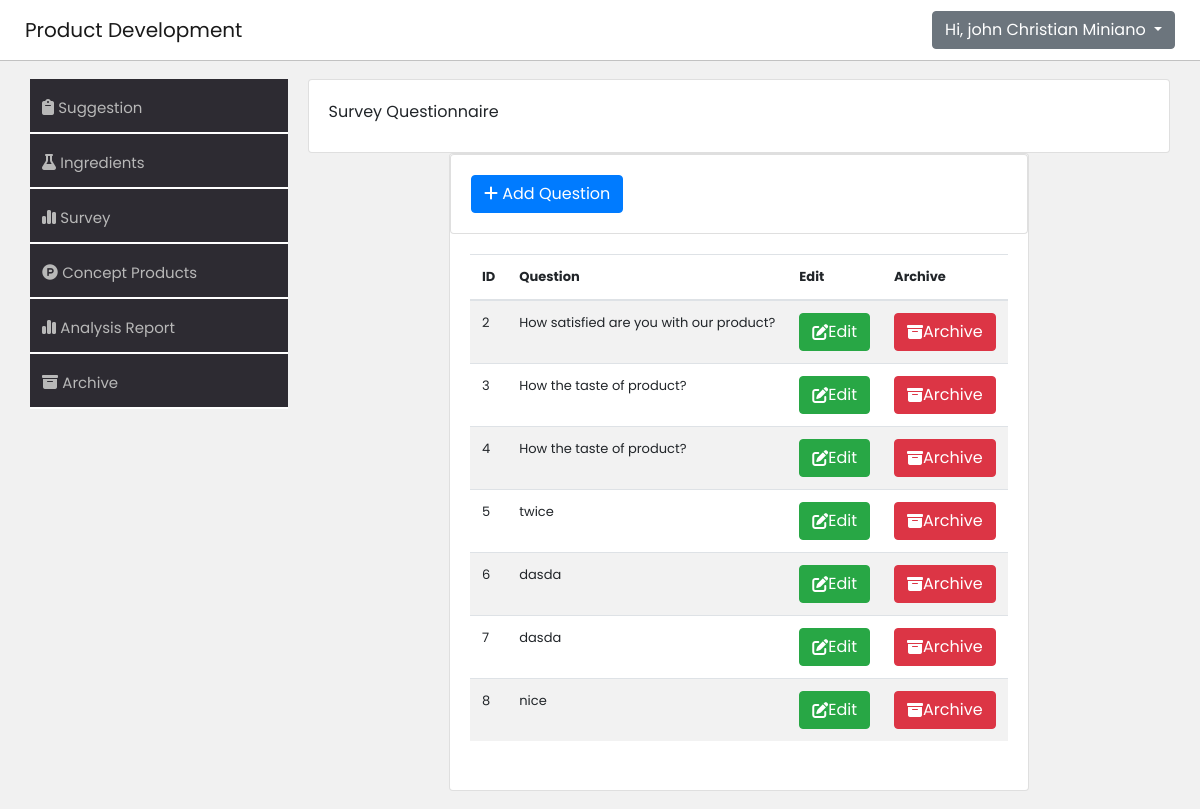
The page /product-development-system/webpage/survey.php (signed in) on the database as committed earlier.
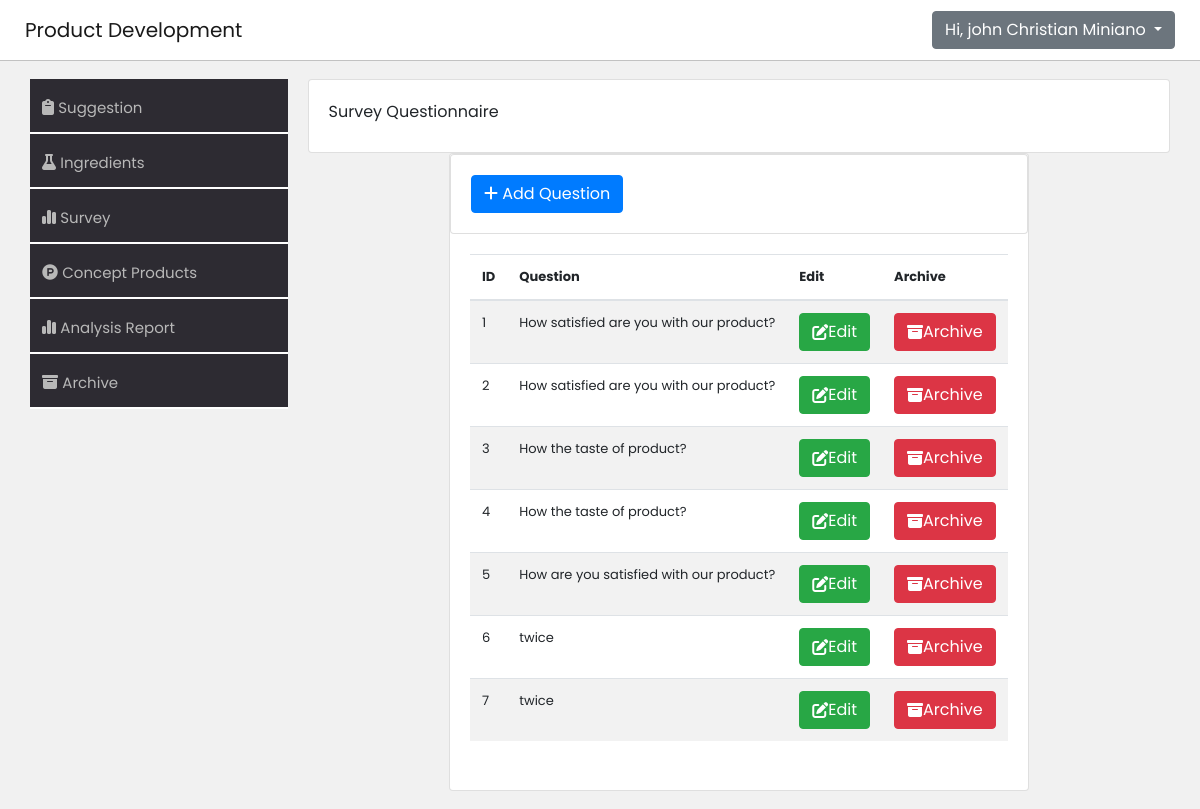
The same page on the database as committed later.
### tables this page shows
CREATE TABLE `tbl_question` (
  `id` int(11) NOT NULL,
  `question` varchar(255) DEFAULT NULL,
  `archive` varchar(255) DEFAULT NULL
);

### product-development-system/webpage/survey.php (the view, shortened to what the changed rows need)
<!DOCTYPE html>
<html lang="en">
<head>
    <link rel="stylesheet" href="https://stackpath.bootstrapcdn.com/bootstrap/4.2.1/css/bootstrap.min.css">
    <link rel="stylesheet" href="https://cdn.datatables.net/1.10.18/css/dataTables.bootstrap4.min.css">
    <link rel="stylesheet" href="./css/suggestion.css">
</head>
<body>
    <main>
        <div class="container ">
            <div class="cont-right">
                <div class="container">
                    <div class="card">
                        <div class="card-body">
                            <?php
                            include_once '../webpage/includes/db-connection.php';
                            $query = "SELECT * FROM tbl_question WHERE archive = 'false'";
                            $query_run = mysqli_query($conn, $query);
                            ?>
                            <table id="datatableid" class="table table-striped table-responsive">
                                <thead>
                                    <tr>
                                        <th scope="col"> ID</th>
                                        <th scope="col">Question</th>
                                        <th scope="col"> Edit </th>
                                        <th scope="col"> Archive </th>
                                    </tr>
                                </thead>
                                <tbody>
                                    <?php
                                    if ($query_run) {
                                        foreach ($query_run as $row) {
                                    ?>
                                            <tr>
                                                <td><?php echo $row['id']; ?></td>
                                                <td><?php echo $row['question']; ?></td>
                                                <td>
                                                    <button type="button" class="btn btn-success editbtn editbtn"><i class="fa-solid fa-pen-to-square" style="color: #ffffff;"></i> Edit</button>
                                                </td>
                                                <td>
                                                    <button type="button" class="btn btn-danger archivebtn archive"><i class="fa-solid fa-box-archive" style="color: #ffffff;"></i> Archive </button>
                                                </td>
                                            </tr>
                                    <?php
                                        }
                                    } else {
                                        echo "No Record Found";
                                    }
                                    ?>
                                </tbody>
                            </table>
                        </div>
                    </div>
                </div>
            </div>
        </div>
    </main>
</body>
</html>

Rows that differ between the two databases and show on the page:
removed tbl_question: id "8", question "nice"
now on this page (row edited): tbl_question: id "1", question "How satisfied are you with our product?"
changed tbl_question id 5: question "twice" → "How are you satisfied with our product?"
changed tbl_question id 6: question "dasda" → "twice"
changed tbl_question id 7: question "dasda" → "twice"
